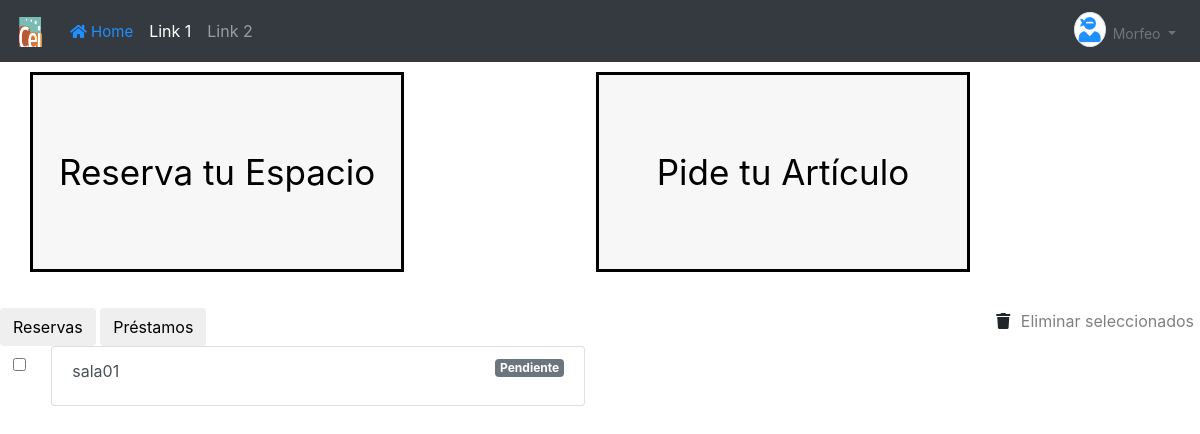
The page /userprofile/ (signed in) on the database as committed earlier.
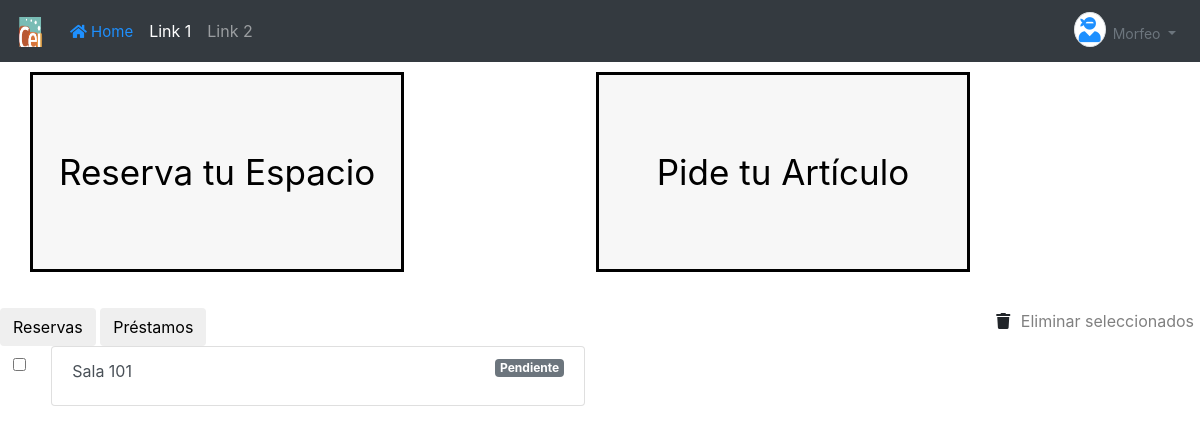
The same page on the database as committed later.
### inventario_cei/models.py (models this page shows, shortened)
class Reserve(models.Model):
    created = models.DateTimeField(auto_now_add=True)
    updated = models.DateTimeField(auto_now=True)
    start = models.DateTimeField()
    finish = models.DateTimeField()
    STATES = (
        ('a', 'Aceptada'),
        ('r', 'Rechazada'),
        ('p', 'Pendiente')
    )
    state = models.CharField(max_length=1, choices=STATES)
    user = models.ForeignKey(User, on_delete=models.CASCADE)
    item = models.ForeignKey(Item, null=True, on_delete=models.CASCADE)
    class Meta:
        verbose_name_plural = "Reservas"

class Item(models.Model):
    name = models.CharField(max_length=200, db_index=True)
    description = models.TextField(default='')
    class Meta:
        verbose_name_plural = "Items"

### userprofile/views.py (the view)
# urls.py: path('', views.index, name='index'),
def index(request):
    if request.user.is_authenticated:
        space = Space.objects.all()
        list = Reserve.objects.filter(item__space__in=space).select_related()
        context = {
            'list': list.filter(user=request.user).order_by('-start')[0:10]
        }
        template = loader.get_template('userprofile/index.html')
        return HttpResponse(template.render(context, request))
    else:
        return redirect('/cei/login')

### userprofile/templates/userprofile/index.html (shortened to what this page needs)
<!DOCTYPE html>
<html lang="en">
<head>
</head>
<body>
    {% extends "base.html" %}
    {% block content %}
    <br>
    <div class="col-md-10 btn-holder">
        <div class="col-md-5" style="float: left">
            <button type="button" class="btn-big" onclick="location.href='/espacios'">Reserva tu Espacio</button>
        </div>
        <div class="col-md-5" style="float: right">
            <button type="button" class="btn-big" onclick="location.href='/objetos'">Pide tu Artículo</button>
        </div>
    </div>
    <div>
        <div style='float: left;'>
            <button type="button" class="btn btn-secundary" onclick="Hide_prestamo()">Reservas</button>
            <button type="button" class="btn btn-secundary" onclick="Hide_reserva()">Préstamos</button>
        </div>
        <div style='float: right;'>
            <i class="fa fa-trash"></i>
            <button type="submit" class="btn-name" form="delete-form">Eliminar seleccionados</button>
        </div>
    </div>
    <div class="row" style="margin-bottom: 5%" id="reservas">
        <div class="col-md-6">
            <form id="delete-form" method="post" action="{% url 'delete' %}">
            {% for l in list %}
            <div class="row">
            <div class="col-1 col-xs-2 text-xs-center">
                {% if l.state == 'p' %}
                    <label class="btn btn-link text-xs-center"><input type="checkbox" name="l_id" value="{{ l.id }}"></label>
                {% endif %}
            </div>
            <div class="col">
                <button type="button" id="list-{{ l.id }}" class="list-group-item list-group-item-action" onclick="Show_info({{ l.id }})">
                    {{ l.item.name }}
                    <p class="badge badge-secondary" style="float: right;">{{ l.get_state_display }}</p>
                </button>
            </div>
            </div>
            </form>
            {% endfor %}
        </div>
        <div class="col-md-6">
        </div>
    </div>
{% endblock %}

Rows that differ between the two databases and show on the page:
changed through a linked row, Reserve "Pendiente": item.name "sala01" → "Sala 101"
